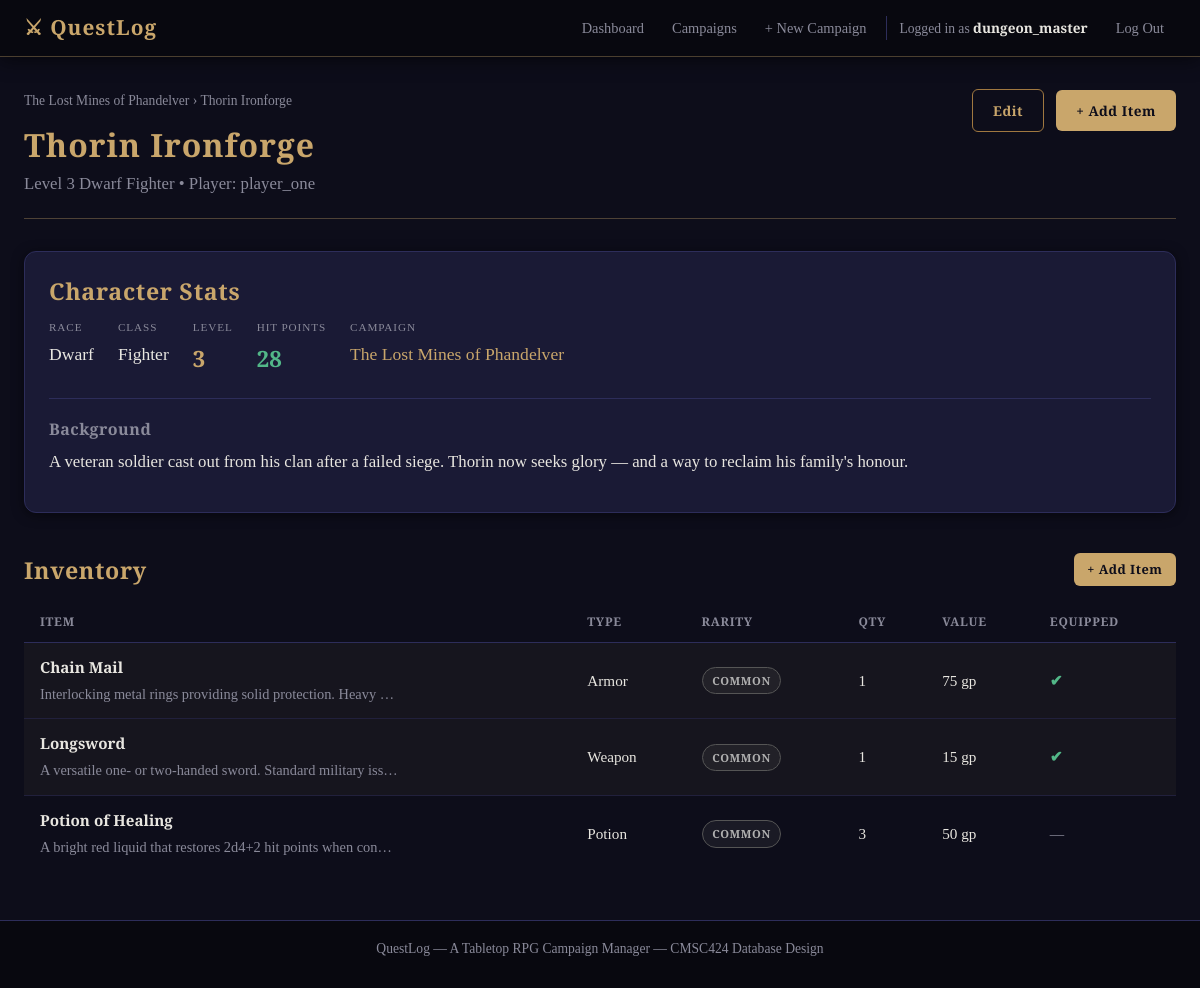
/characters/1/ (signed in), run on the app's committed database.
### campaign_manager/models.py (models this page shows, shortened)
class Character(models.Model):
    RACE_CHOICES = [
        ('human',      'Human'),
        ('elf',        'Elf'),
        ('dwarf',      'Dwarf'),
        ('halfling',   'Halfling'),
        ('gnome',      'Gnome'),
        ('half_elf',   'Half-Elf'),
        ('half_orc',   'Half-Orc'),
        ('tiefling',   'Tiefling'),
        ('dragonborn', 'Dragonborn'),
        ('other',      'Other'),
    ]
    CLASS_CHOICES = [
        ('barbarian', 'Barbarian'),
        ('bard',      'Bard'),
        ('cleric',    'Cleric'),
        ('druid',     'Druid'),
        ('fighter',   'Fighter'),
        ('monk',      'Monk'),
        ('paladin',   'Paladin'),
        ('ranger',    'Ranger'),
        ('rogue',     'Rogue'),
        ('sorcerer',  'Sorcerer'),
        ('warlock',   'Warlock'),
        ('wizard',    'Wizard'),
    ]
    name             = models.CharField(max_length=200)
    race             = models.CharField(max_length=20, choices=RACE_CHOICES, default='human')
    character_class  = models.CharField(max_length=20, choices=CLASS_CHOICES, default='fighter')
    level            = models.IntegerField(default=1)
    hit_points       = models.IntegerField(default=10)
    background_story = models.TextField(blank=True, help_text="Optional backstory for this character")
    campaign = models.ForeignKey(Campaign, on_delete=models.CASCADE, related_name='characters')
    player = models.ForeignKey(User, on_delete=models.CASCADE, related_name='characters')
    class Meta:
        ordering = ['name']

class Campaign(models.Model):
    STATUS_CHOICES = [
        ('active',    'Active'),
        ('completed', 'Completed'),
        ('on_hold',   'On Hold'),
    ]
    name        = models.CharField(max_length=200)
    description = models.TextField(blank=True)
    world_name  = models.CharField(
        max_length=200, blank=True,
        help_text="The name of the setting or fictional world (e.g. Faerûn, Barovia)"
    )
    created_at  = models.DateTimeField(auto_now_add=True)  # Set automatically on creation
    status      = models.CharField(max_length=20, choices=STATUS_CHOICES, default='active')
    dungeon_master = models.ForeignKey(
        User,
        on_delete=models.CASCADE,
        related_name='campaigns_as_dm',
    )
    class Meta:
        ordering = ['-created_at']  # Newest campaigns first

class CharacterItem(models.Model):
    character = models.ForeignKey(Character, on_delete=models.CASCADE, related_name='inventory')
    item      = models.ForeignKey(Item,      on_delete=models.CASCADE, related_name='character_inventories')
    quantity  = models.IntegerField(default=1)
    equipped  = models.BooleanField(default=False)
    class Meta:
        unique_together = ('character', 'item')  # One inventory row per character-item pair

class Item(models.Model):
    TYPE_CHOICES = [
        ('weapon', 'Weapon'),
        ('armor',  'Armor'),
        ('potion', 'Potion'),
        ('quest',  'Quest Item'),
        ('misc',   'Misc'),
    ]
    RARITY_CHOICES = [
        ('common',    'Common'),
        ('uncommon',  'Uncommon'),
        ('rare',      'Rare'),
        ('very_rare', 'Very Rare'),
        ('legendary', 'Legendary'),
    ]
    name        = models.CharField(max_length=200)
    description = models.TextField(blank=True)
    item_type   = models.CharField(max_length=20, choices=TYPE_CHOICES, default='misc')
    rarity      = models.CharField(max_length=20, choices=RARITY_CHOICES, default='common')
    weight      = models.DecimalField(max_digits=6, decimal_places=2, default=0)
    value_gold  = models.IntegerField(default=0, help_text="Value in gold pieces (gp)")
    class Meta:
        ordering = ['name']

### campaign_manager/views.py (the view)
# urls.py: path('characters/<int:pk>/', views.character_detail, name='character_detail'),
@login_required
def character_detail(request, pk):
    character = get_object_or_404(Character, pk=pk)
    inventory = CharacterItem.objects.filter(
        character=character
    ).select_related('item').order_by('item__name')
    is_owner = character.player == request.user
    is_dm    = character.campaign.dungeon_master == request.user
    return render(request, 'campaign_manager/character_detail.html', {
        'character': character,
        'inventory': inventory,
        'is_owner':  is_owner,
        'is_dm':     is_dm,
    })

### campaign_manager/templates/campaign_manager/character_detail.html (shortened to what this page needs)
{% extends "campaign_manager/base.html" %}
{% block content %}
<div class="page-header">
  <div>
    <nav class="breadcrumb">
      <a href="{% url 'campaign_detail' pk=character.campaign.pk %}">{{ character.campaign.name }}</a>
      &rsaquo; {{ character.name }}
    </nav>
    <h1>{{ character.name }}</h1>
    <p class="page-subtitle">
      Level {{ character.level }}
      {{ character.get_race_display }}
      {{ character.get_character_class_display }}
      &bull; Player: {{ character.player.username }}
    </p>
  </div>
  <div class="header-actions">
    {% if is_owner or is_dm %}
      <a href="{% url 'character_edit' pk=character.pk %}" class="btn btn-secondary">Edit</a>
      <a href="{% url 'add_item_to_character' character_pk=character.pk %}" class="btn btn-primary">
        + Add Item
      </a>
    {% endif %}
  </div>
</div>
<div class="card stat-block">
  <h2>Character Stats</h2>
  <div class="stat-grid">
    <div class="stat">
      <span class="stat-label">Race</span>
      <span class="stat-value">{{ character.get_race_display }}</span>
    </div>
    <div class="stat">
      <span class="stat-label">Class</span>
      <span class="stat-value">{{ character.get_character_class_display }}</span>
    </div>
    <div class="stat">
      <span class="stat-label">Level</span>
      <span class="stat-value stat-number">{{ character.level }}</span>
    </div>
    <div class="stat">
      <span class="stat-label">Hit Points</span>
      <span class="stat-value stat-number hp">{{ character.hit_points }}</span>
    </div>
    <div class="stat">
      <span class="stat-label">Campaign</span>
      <span class="stat-value">
        <a href="{% url 'campaign_detail' pk=character.campaign.pk %}">
          {{ character.campaign.name }}
        </a>
      </span>
    </div>
  </div>
  {% if character.background_story %}
    <div class="background-story">
      <h3>Background</h3>
      <p>{{ character.background_story }}</p>
    </div>
  {% endif %}
</div>
<section class="dashboard-section">
  <div class="section-header">
    <h2>Inventory</h2>
    {% if is_owner or is_dm %}
      <a href="{% url 'add_item_to_character' character_pk=character.pk %}" class="btn btn-primary btn-sm">
        + Add Item
      </a>
    {% endif %}
  </div>
  {% if inventory %}
    <table class="data-table">
      <thead>
        <tr>
          <th>Item</th>
          <th>Type</th>
          <th>Rarity</th>
          <th>Qty</th>
          <th>Value</th>
          <th>Equipped</th>
        </tr>
      </thead>
      <tbody>
        {% for entry in inventory %}
          <tr {% if entry.equipped %}class="row-equipped"{% endif %}>
            <td>
              <strong>{{ entry.item.name }}</strong>
              {% if entry.item.description %}
                <br><small class="text-muted">{{ entry.item.description|truncatechars:60 }}</small>
              {% endif %}
            </td>
            <td>{{ entry.item.get_item_type_display }}</td>
            <td>
              <span class="badge badge-rarity-{{ entry.item.rarity }}">
                {{ entry.item.get_rarity_display }}
              </span>
            </td>
            <td>{{ entry.quantity }}</td>
            <td>
              {% if entry.item.value_gold %}
                {{ entry.item.value_gold }} gp
              {% else %}
                —
              {% endif %}
            </td>
            <td>
              {% if entry.equipped %}
                <span class="equipped-icon" title="Equipped">✔</span>
              {% else %}
                <span class="text-muted">—</span>
              {% endif %}
            </td>
          </tr>
        {% endfor %}
      </tbody>
    </table>
  {% endif %}
</section>
{% endblock %}

### campaign_manager/templates/campaign_manager/base.html (shortened to what this page needs)
<!DOCTYPE html>
<html lang="en">
<head>
  {% load static %}
  <link rel="stylesheet" href="{% static 'campaign_manager/style.css' %}">
</head>
<body>
  <nav class="navbar">
    <div class="nav-container">
      <a href="{% url 'dashboard' %}" class="nav-brand">⚔ QuestLog</a>
      <ul class="nav-links">
        {% if user.is_authenticated %}
          <li><a href="{% url 'dashboard' %}" class="nav-link">Dashboard</a></li>
          <li><a href="{% url 'campaign_list' %}" class="nav-link">Campaigns</a></li>
          <li><a href="{% url 'campaign_create' %}" class="nav-link">+ New Campaign</a></li>
          <li class="nav-user">
            Logged in as <strong>{{ user.username }}</strong>
          </li>
          <li>
            <form method="post" action="{% url 'logout' %}" style="display:inline;">
              <button type="submit" class="nav-link nav-link-btn">Log Out</button>
            </form>
          </li>
        {% else %}
          <li><a href="{% url 'login' %}" class="nav-link">Log In</a></li>
          <li><a href="{% url 'register' %}" class="nav-link btn-primary-small">Register</a></li>
        {% endif %}
      </ul>
    </div>
  </nav>
  <main class="main-content">
    <div class="container">
      {% block content %}{% endblock %}
    </div>
  </main>
  <footer class="site-footer">
    <p>QuestLog &mdash; A Tabletop RPG Campaign Manager &mdash; CMSC424 Database Design</p>
  </footer>
</body>
</html>

### data on the page
Character: campaign.name "The Lost Mines of Phandelver", name "Thorin Ironforge", level "3", race "Dwarf", character_class "Fighter", player.username "player_one", hit_points "28", background_story "A veteran soldier cast out from his clan after a failed siege. Thorin now seeks glory — and a way to reclaim his family's honour."
CharacterItem: item.name "Chain Mail", item.description "Interlocking metal rings providing solid protection. Heavy …", item.item_type "Armor", item.rarity "COMMON", quantity "1", item.value_gold "75"
CharacterItem: item.name "Longsword", item.description "A versatile one- or two-handed sword. Standard military iss…", item.item_type "Weapon", item.rarity "COMMON", quantity "1", item.value_gold "15"
CharacterItem: item.name "Potion of Healing", item.description "A bright red liquid that restores 2d4+2 hit points when con…", item.item_type "Potion", item.rarity "COMMON", quantity "3", item.value_gold "50"

### other printed values
{{ user.username }} "dungeon_master"
